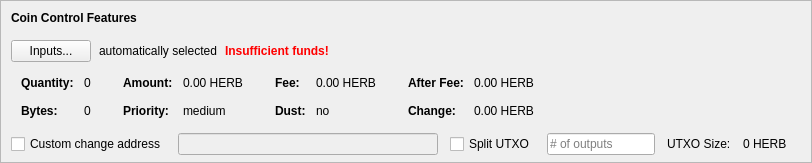
    <widget class="QFrame" name="frameCoinControl">
     <property name="sizePolicy">
      <sizepolicy hsizetype="Expanding" vsizetype="Expanding">
       <horstretch>0</horstretch>
       <verstretch>0</verstretch>
      </sizepolicy>
     </property>
     <property name="maximumSize">
      <size>
       <width>16777215</width>
       <height>16777215</height>
      </size>
     </property>
     <property name="frameShape">
      <enum>QFrame::StyledPanel</enum>
     </property>
     <property name="frameShadow">
      <enum>QFrame::Sunken</enum>
     </property>
     <layout class="QVBoxLayout" name="verticalLayoutCoinControl2">
      <property name="spacing">
       <number>0</number>
      </property>
      <property name="leftMargin">
       <number>0</number>
      </property>
      <property name="topMargin">
       <number>0</number>
      </property>
      <property name="rightMargin">
       <number>0</number>
      </property>
      <property name="bottomMargin">
       <number>6</number>
      </property>
      <item>
       <layout class="QVBoxLayout" name="verticalLayoutCoinControl" stretch="0,0,0,0,1">
        <property name="spacing">
         <number>0</number>
        </property>
        <property name="leftMargin">
         <number>10</number>
        </property>
        <property name="topMargin">
         <number>10</number>
        </property>
        <item>
         <layout class="QHBoxLayout" name="horizontalLayoutCoinControl1">
          <property name="bottomMargin">
           <number>15</number>
          </property>
          <item>
           <widget class="QLabel" name="labelCoinControlFeatures">
            <property name="sizePolicy">
             <sizepolicy hsizetype="Preferred" vsizetype="Maximum">
              <horstretch>0</horstretch>
              <verstretch>0</verstretch>
             </sizepolicy>
            </property>
            <property name="font">
             <font>
              <weight>75</weight>
              <bold>true</bold>
             </font>
            </property>
            <property name="styleSheet">
             <string notr="true">font-weight:bold;</string>
            </property>
            <property name="text">
             <string>Coin Control Features</string>
            </property>
           </widget>
          </item>
         </layout>
        </item>
        <item>
         <layout class="QHBoxLayout" name="horizontalLayoutCoinControl2" stretch="0,0,0,0">
          <property name="spacing">
           <number>8</number>
          </property>
          <property name="bottomMargin">
           <number>10</number>
          </property>
          <item>
           <widget class="QPushButton" name="pushButtonCoinControl">
            <property name="styleSheet">
             <string notr="true"/>
            </property>
            <property name="text">
             <string>Inputs...</string>
            </property>
            <property name="autoDefault">
             <bool>false</bool>
            </property>
           </widget>
          </item>
          <item>
           <widget class="QLabel" name="labelCoinControlAutomaticallySelected">
            <property name="text">
             <string>automatically selected</string>
            </property>
            <property name="margin">
             <number>5</number>
            </property>
           </widget>
          </item>
          <item>
           <widget class="QLabel" name="labelCoinControlInsuffFunds">
            <property name="font">
             <font>
              <weight>75</weight>
              <bold>true</bold>
             </font>
            </property>
            <property name="styleSheet">
             <string notr="true">color:red;font-weight:bold;</string>
            </property>
            <property name="text">
             <string>Insufficient funds!</string>
            </property>
            <property name="margin">
             <number>5</number>
            </property>
           </widget>
          </item>
          <item>
           <spacer name="horizontalSpacerCoinControl">
            <property name="orientation">
             <enum>Qt::Horizontal</enum>
            </property>
            <property name="sizeHint" stdset="0">
             <size>
              <width>40</width>
              <height>1</height>
             </size>
            </property>
           </spacer>
          </item>
         </layout>
        </item>
        <item>
         <widget class="QWidget" name="widgetCoinControl" native="true">
          <property name="sizePolicy">
           <sizepolicy hsizetype="Preferred" vsizetype="Preferred">
            <horstretch>0</horstretch>
            <verstretch>0</verstretch>
           </sizepolicy>
          </property>
          <property name="minimumSize">
           <size>
            <width>0</width>
            <height>0</height>
           </size>
          </property>
          <property name="styleSheet">
           <string notr="true"/>
          </property>
          <layout class="QHBoxLayout" name="horizontalLayoutCoinControl5">
           <property name="leftMargin">
            <number>0</number>
           </property>
           <property name="topMargin">
            <number>0</number>
           </property>
           <property name="rightMargin">
            <number>0</number>
           </property>
           <property name="bottomMargin">
            <number>0</number>
           </property>
           <item>
            <layout class="QHBoxLayout" name="horizontalLayoutCoinControl3" stretch="0,0,0,1">
             <property name="spacing">
              <number>20</number>
             </property>
             <property name="topMargin">
              <number>0</number>
             </property>
             <property name="bottomMargin">
              <number>10</number>
             </property>
             <item>
              <layout class="QFormLayout" name="formLayoutCoinControl1">
               <property name="horizontalSpacing">
                <number>10</number>
               </property>
               <property name="verticalSpacing">
                <number>14</number>
               </property>
               <property name="leftMargin">
                <number>10</number>
               </property>
               <property name="topMargin">
                <number>4</number>
               </property>
               <property name="rightMargin">
                <number>6</number>
               </property>
               <item row="0" column="0">
                <widget class="QLabel" name="labelCoinControlQuantityText">
                 <property name="font">
                  <font>
                   <weight>75</weight>
                   <bold>true</bold>
                  </font>
                 </property>
                 <property name="text">
                  <string>Quantity:</string>
                 </property>
                 <property name="margin">
                  <number>0</number>
                 </property>
                </widget>
               </item>
               <item row="0" column="1">
                <widget class="QLabel" name="labelCoinControlQuantity">
                 <property name="cursor">
                  <cursorShape>IBeamCursor</cursorShape>
                 </property>
                 <property name="contextMenuPolicy">
                  <enum>Qt::ActionsContextMenu</enum>
                 </property>
                 <property name="text">
                  <string notr="true">0</string>
                 </property>
                 <property name="margin">
                  <number>0</number>
                 </property>
                 <property name="textInteractionFlags">
                  <set>Qt::LinksAccessibleByMouse|Qt::TextSelectableByKeyboard|Qt::TextSelectableByMouse</set>
                 </property>
                </widget>
               </item>
               <item row="1" column="0">
                <widget class="QLabel" name="labelCoinControlBytesText">
                 <property name="font">
                  <font>
                   <weight>75</weight>
                   <bold>true</bold>
                  </font>
                 </property>
                 <property name="text">
                  <string>Bytes:</string>
                 </property>
                </widget>
               </item>
               <item row="1" column="1">
                <widget class="QLabel" name="labelCoinControlBytes">
                 <property name="cursor">
                  <cursorShape>IBeamCursor</cursorShape>
                 </property>
                 <property name="contextMenuPolicy">
                  <enum>Qt::ActionsContextMenu</enum>
                 </property>
                 <property name="text">
                  <string notr="true">0</string>
                 </property>
                 <property name="textInteractionFlags">
                  <set>Qt::LinksAccessibleByMouse|Qt::TextSelectableByKeyboard|Qt::TextSelectableByMouse</set>
                 </property>
                </widget>
               </item>
              </layout>
             </item>
             <item>
              <layout class="QFormLayout" name="formLayoutCoinControl2">
               <property name="horizontalSpacing">
                <number>10</number>
               </property>
               <property name="verticalSpacing">
                <number>14</number>
               </property>
               <property name="leftMargin">
                <number>6</number>
               </property>
               <property name="topMargin">
                <number>4</number>
               </property>
               <property name="rightMargin">
                <number>6</number>
               </property>
               <item row="0" column="0">
                <widget class="QLabel" name="labelCoinControlAmountText">
                 <property name="font">
                  <font>
                   <weight>75</weight>
                   <bold>true</bold>
                  </font>
                 </property>
                 <property name="text">
                  <string>Amount:</string>
                 </property>
                 <property name="margin">
                  <number>0</number>
                 </property>
                </widget>
               </item>
               <item row="0" column="1">
                <widget class="QLabel" name="labelCoinControlAmount">
                 <property name="cursor">
                  <cursorShape>IBeamCursor</cursorShape>
                 </property>
                 <property name="contextMenuPolicy">
                  <enum>Qt::ActionsContextMenu</enum>
                 </property>
                 <property name="text">
                  <string notr="true">0.00 HERB</string>
                 </property>
                 <property name="textInteractionFlags">
                  <set>Qt::LinksAccessibleByMouse|Qt::TextSelectableByKeyboard|Qt::TextSelectableByMouse</set>
                 </property>
                </widget>
               </item>
               <item row="1" column="0">
                <widget class="QLabel" name="labelCoinControlPriorityText">
                 <property name="font">
                  <font>
                   <weight>75</weight>
                   <bold>true</bold>
                  </font>
                 </property>
                 <property name="text">
                  <string>Priority:</string>
                 </property>
                </widget>
               </item>
               <item row="1" column="1">
                <widget class="QLabel" name="labelCoinControlPriority">
                 <property name="cursor">
                  <cursorShape>IBeamCursor</cursorShape>
                 </property>
                 <property name="contextMenuPolicy">
                  <enum>Qt::ActionsContextMenu</enum>
                 </property>
                 <property name="text">
                  <string>medium</string>
                 </property>
                 <property name="textInteractionFlags">
                  <set>Qt::LinksAccessibleByMouse|Qt::TextSelectableByKeyboard|Qt::TextSelectableByMouse</set>
                 </property>
                </widget>
               </item>
              </layout>
             </item>
             <item>
              <layout class="QFormLayout" name="formLayoutCoinControl3">
               <property name="horizontalSpacing">
                <number>10</number>
               </property>
               <property name="verticalSpacing">
                <number>14</number>
               </property>
               <property name="leftMargin">
                <number>6</number>
               </property>
               <property name="topMargin">
                <number>4</number>
               </property>
               <property name="rightMargin">
                <number>6</number>
               </property>
               <item row="0" column="0">
                <widget class="QLabel" name="labelCoinControlFeeText">
                 <property name="font">
                  <font>
                   <weight>75</weight>
                   <bold>true</bold>
                  </font>
                 </property>
                 <property name="text">
                  <string>Fee:</string>
                 </property>
                 <property name="margin">
                  <number>0</number>
                 </property>
                </widget>
               </item>
               <item row="0" column="1">
                <widget class="QLabel" name="labelCoinControlFee">
                 <property name="cursor">
                  <cursorShape>IBeamCursor</cursorShape>
                 </property>
                 <property name="contextMenuPolicy">
                  <enum>Qt::ActionsContextMenu</enum>
                 </property>
                 <property name="text">
                  <string notr="true">0.00 HERB</string>
                 </property>
                 <property name="textInteractionFlags">
                  <set>Qt::LinksAccessibleByMouse|Qt::TextSelectableByKeyboard|Qt::TextSelectableByMouse</set>
                 </property>
                </widget>
               </item>
               <item row="1" column="0">
                <widget class="QLabel" name="labelCoinControlLowOutputText">
                 <property name="font">
                  <font>
                   <weight>75</weight>
                   <bold>true</bold>
                  </font>
                 </property>
                 <property name="text">
                  <string>Dust:</string>
                 </property>
                </widget>
               </item>
               <item row="1" column="1">
                <widget class="QLabel" name="labelCoinControlLowOutput">
                 <property name="cursor">
                  <cursorShape>IBeamCursor</cursorShape>
                 </property>
                 <property name="contextMenuPolicy">
                  <enum>Qt::ActionsContextMenu</enum>
                 </property>
                 <property name="text">
                  <string>no</string>
                 </property>
                 <property name="textInteractionFlags">
                  <set>Qt::LinksAccessibleByMouse|Qt::TextSelectableByKeyboard|Qt::TextSelectableByMouse</set>
                 </property>
                </widget>
               </item>
              </layout>
             </item>
             <item>
              <layout class="QFormLayout" name="formLayoutCoinControl4">
               <property name="horizontalSpacing">
                <number>10</number>
               </property>
               <property name="verticalSpacing">
                <number>14</number>
               </property>
               <property name="leftMargin">
                <number>6</number>
               </property>
               <property name="topMargin">
                <number>4</number>
               </property>
               <property name="rightMargin">
                <number>6</number>
               </property>
               <item row="0" column="0">
                <widget class="QLabel" name="labelCoinControlAfterFeeText">
                 <property name="font">
                  <font>
                   <weight>75</weight>
                   <bold>true</bold>
                  </font>
                 </property>
                 <property name="text">
                  <string>After Fee:</string>
                 </property>
                 <property name="margin">
                  <number>0</number>
                 </property>
                </widget>
               </item>
               <item row="0" column="1">
                <widget class="QLabel" name="labelCoinControlAfterFee">
                 <property name="cursor">
                  <cursorShape>IBeamCursor</cursorShape>
                 </property>
                 <property name="contextMenuPolicy">
                  <enum>Qt::ActionsContextMenu</enum>
                 </property>
                 <property name="text">
                  <string notr="true">0.00 HERB</string>
                 </property>
                 <property name="textInteractionFlags">
                  <set>Qt::LinksAccessibleByMouse|Qt::TextSelectableByKeyboard|Qt::TextSelectableByMouse</set>
                 </property>
                </widget>
               </item>
               <item row="1" column="0">
                <widget class="QLabel" name="labelCoinControlChangeText">
                 <property name="font">
                  <font>
                   <weight>75</weight>
                   <bold>true</bold>
                  </font>
                 </property>
                 <property name="text">
                  <string>Change:</string>
                 </property>
                </widget>
               </item>
               <item row="1" column="1">
                <widget class="QLabel" name="labelCoinControlChange">
                 <property name="cursor">
                  <cursorShape>IBeamCursor</cursorShape>
                 </property>
                 <property name="contextMenuPolicy">
                  <enum>Qt::ActionsContextMenu</enum>
                 </property>
                 <property name="text">
                  <string notr="true">0.00 HERB</string>
                 </property>
                 <property name="textInteractionFlags">
                  <set>Qt::LinksAccessibleByMouse|Qt::TextSelectableByKeyboard|Qt::TextSelectableByMouse</set>
                 </property>
                </widget>
               </item>
              </layout>
             </item>
            </layout>
           </item>
          </layout>
         </widget>
        </item>
        <item>
         <layout class="QHBoxLayout" name="horizontalLayoutCoinControl4" stretch="0,0,0,0,0,0,0">
          <property name="spacing">
           <number>12</number>
          </property>
          <property name="sizeConstraint">
           <enum>QLayout::SetDefaultConstraint</enum>
          </property>
          <property name="topMargin">
           <number>5</number>
          </property>
          <property name="rightMargin">
           <number>5</number>
          </property>
          <item>
           <widget class="QCheckBox" name="checkBoxCoinControlChange">
            <property name="toolTip">
             <string>If this is activated, but the change address is empty or invalid, change will be sent to a newly generated address.</string>
            </property>
            <property name="text">
             <string>Custom change address</string>
            </property>
           </widget>
          </item>
          <item>
           <widget class="QValidatedLineEdit" name="lineEditCoinControlChange">
            <property name="enabled">
             <bool>false</bool>
            </property>
            <property name="sizePolicy">
             <sizepolicy hsizetype="Expanding" vsizetype="Fixed">
              <horstretch>0</horstretch>
              <verstretch>0</verstretch>
             </sizepolicy>
            </property>
           </widget>
          </item>
          <item>
           <widget class="QCheckBox" name="splitBlockCheckBox">
            <property name="text">
             <string>Split UTXO</string>
            </property>
           </widget>
          </item>
          <item>
           <widget class="QLineEdit" name="splitBlockLineEdit">
            <property name="sizePolicy">
             <sizepolicy hsizetype="Fixed" vsizetype="Fixed">
              <horstretch>50</horstretch>
              <verstretch>0</verstretch>
             </sizepolicy>
            </property>
            <property name="placeholderText">
             <string># of outputs</string>
            </property>
           </widget>
          </item>
          <item>
           <widget class="QLabel" name="labelBlockSizeText">
            <property name="text">
             <string>UTXO Size:</string>
            </property>
           </widget>
          </item>
          <item>
           <widget class="QLabel" name="labelBlockSize">
            <property name="text">
             <string>0 HERB</string>
            </property>
           </widget>
          </item>
          <item>
           <widget class="QLabel" name="labelCoinControlChangeLabel">
            <property name="sizePolicy">
             <sizepolicy hsizetype="Preferred" vsizetype="Expanding">
              <horstretch>0</horstretch>
              <verstretch>0</verstretch>
             </sizepolicy>
            </property>
            <property name="minimumSize">
             <size>
              <width>0</width>
              <height>0</height>
             </size>
            </property>
            <property name="text">
             <string/>
            </property>
            <property name="margin">
             <number>3</number>
            </property>
           </widget>
          </item>
         </layout>
        </item>
        <item>
         <spacer name="verticalSpacerCoinControl">
          <property name="orientation">
           <enum>Qt::Vertical</enum>
          </property>
          <property name="sizeHint" stdset="0">
           <size>
            <width>800</width>
            <height>1</height>
           </size>
          </property>
         </spacer>
        </item>
       </layout>
      </item>
     </layout>
    </widget>
